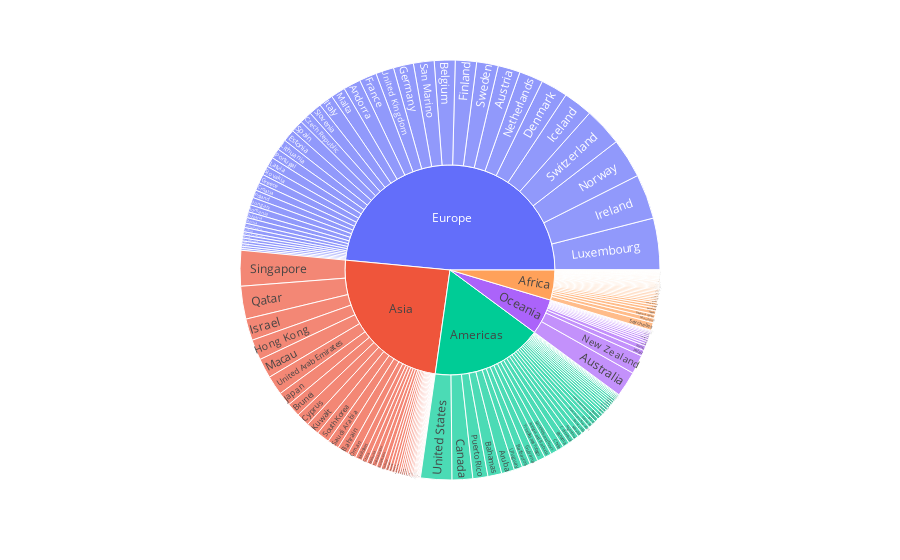

Write notebook code for a chart like this one.
### Markdown cell above
Sunburst chart consists of all countries' GDP estimates along with the growth rate, just burst the chart by region and hover over to the desired country to view the corresponding data

### Code cell
fig = px.sunburst(gdp, path=['UN Region', 'Country/Territory'], values='IMF', hover_data=['growth_rate'])
iplot(fig)

### Figure 1 — Plotly figure (JSON) as saved in the notebook; plotly's stock layout.template omitted (floating-point values rounded to 4 significant figures; data arrays with more than 128 entries replaced by an {"elided": "..."} marker saying what was removed)
{"data": [{"branchvalues": "total", "customdata": {"elided": "195x1 mixed values"}, "domain": {"x": [0.0, 1.0], "y": [0.0, 1.0]}, "hovertemplate": "labels=%{label}<br>IMF=%{value}<br>parent=%{parent}<br>id=%{id}<br>growth_rate=%{customdata[0]}<extra></extra>", "ids": {"elided": "195 str values"}, "labels": {"elided": "195 str values"}, "name": "", "parents": {"elided": "195 str values"}, "type": "sunburst", "values": {"elided": "195 float values"}}], "layout": {"legend": {"tracegroupgap": 0}, "margin": {"t": 60}}}
